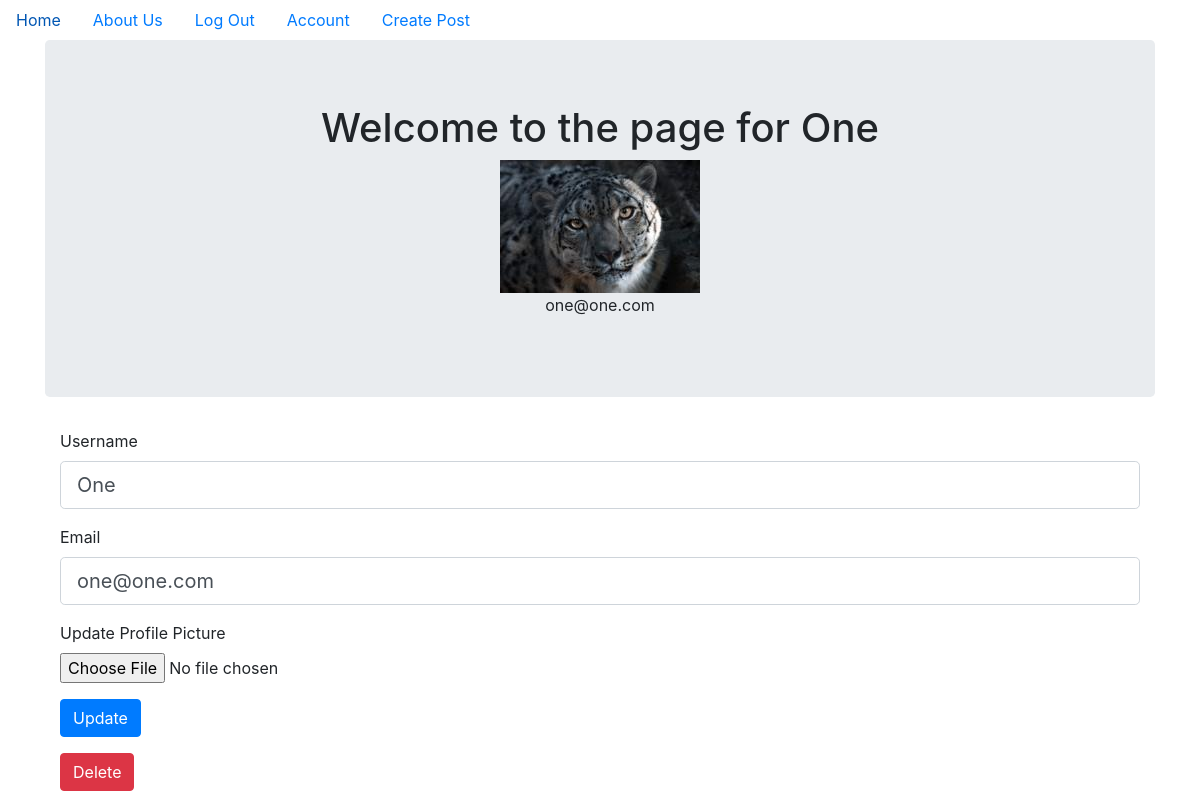
Before: /account (signed in) with the older database file.
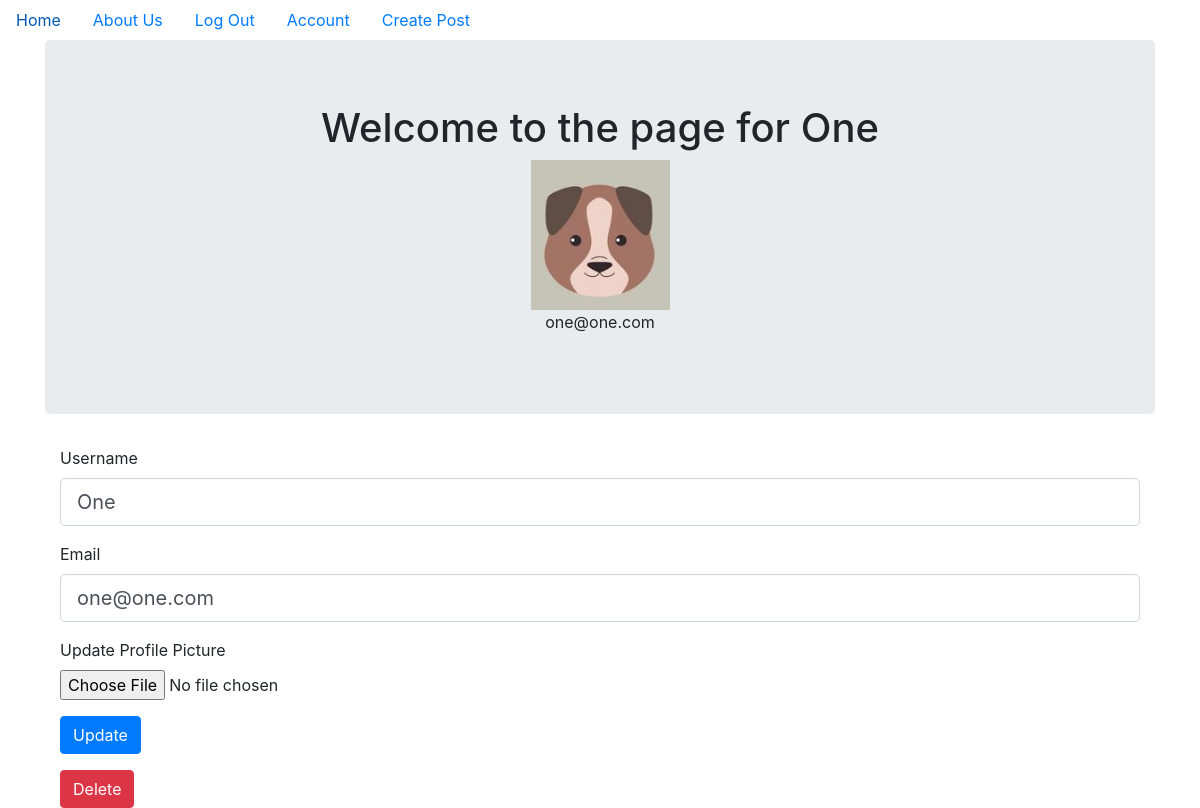
After: the same page with the newer database file.
### theproject/models.py (models this page shows, shortened)
class User(db.Model, UserMixin):
    __tablename__ = 'users'
    id = db.Column(db.Integer, primary_key = True)
    profile_image = db.Column(db.String(20), nullable=False, default='default_profile.png')
    email = db.Column(db.String(64), unique=True, index=True)
    username = db.Column(db.String(64), unique=True, index=True)
    password_hash = db.Column(db.String(128))

### theproject/users/views.py (the view)
@users.route("/account", methods=['GET', 'POST'])
@login_required
def account():
    form = UpdateUserForm()
    if form.validate_on_submit():
        print(form)
        if form.picture.data:
            username = current_user.username
            pic = add_profile_pic(form.picture.data,username)
            current_user.profile_image = pic
        current_user.username = form.username.data
        current_user.email = form.email.data
        db.session.commit()
        flash('User Account Updated')
        return redirect(url_for('users.account'))
    elif request.method == 'GET':
        form.username.data = current_user.username
        form.email.data = current_user.email
    profile_image = url_for('static', filename='profile_pics/' + current_user.profile_image)
    return render_template('account.html', profile_image=profile_image, form=form)

### theproject/users/forms.py (shortened to what this page needs)
class UpdateUserForm(FlaskForm):
    email = StringField('Email', validators=[DataRequired(),Email()])
    username = StringField('Username', validators=[DataRequired()])
    picture = FileField('Update Profile Picture', validators=[FileAllowed(['jpg', 'png'])])
    submit = SubmitField('Update')

### theproject/models.py (called while the page is built)
@login_manager.user_loader
def load_user(user_id):
    return User.query.get(user_id)

### theproject/templates/account.html (shortened to what this page needs)
{% extends "base.html" %}
{% block content %}
<div class="jumbotron">
  <div align='center'>
    <h1 >Welcome to the page for {{current_user.username}}</h1>
    <img align='center' src="{{ url_for('static', filename='profile_pics/' + current_user.profile_image) }}">
    <p>{{ current_user.email }}</p>
  </div>
</div>
<div class="container">
  <form  method="POST" action = "" enctype="multipart/form-data">
    <div class="form-group">
      {{ form.username.label(class="form-control-label") }}
      {{form.username(class='form-control form-control-lg')  }}
    </div>
    <div class="form-group">
      {{ form.email.label(class="form-control-label") }}
      {{form.email(class='form-control form-control-lg')  }}
    </div>
    <div class="form-group">
      {{ form.picture.label(class="form-control-label") }}
      {{ form.picture(class="form-control-file") }}
    </div>
    <div class="form-group">
        {{ form.submit(class="btn btn-primary") }}
    </div>
  </form>
</div>
<div class="container">
  <button type="button" class="btn btn-danger" data-toggle="modal" data-target="#del_modal">Delete</button>
</div>
{% endblock content %}

Changed rows visible on the page:
changed User "One": profile_image: picture removed, a placeholder shows
